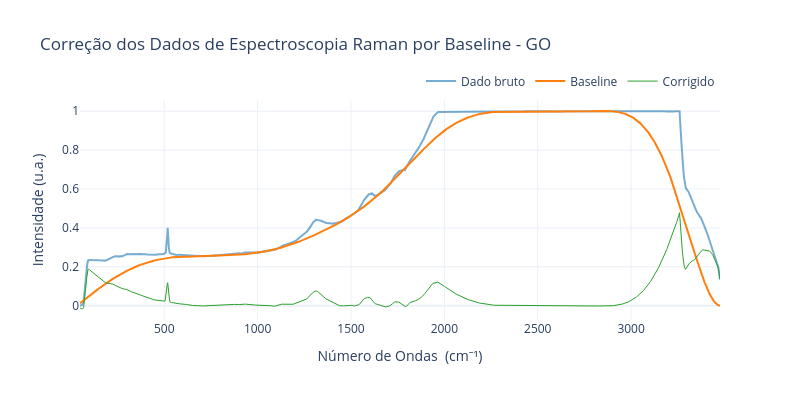

Write notebook code for a chart like this one.
### Markdown cell above
# *Baseline* - GO

### Code cell
x, y_corr = baseline('GO_MMV.txt', lam=1e6, p=0.01, n_iter=10)

### Figure 1 — Plotly figure (JSON) as saved in the notebook; plotly's stock layout.template omitted (floating-point values rounded to 4 significant figures; data arrays with more than 128 entries replaced by an {"elided": "..."} marker saying what was removed)
{"data": [{"line": {"color": "#1f77b4"}, "mode": "lines", "name": "Dado bruto", "opacity": 0.6, "type": "scatter", "x": {"elided": "2048 float values"}, "y": {"elided": "2048 float values"}}, {"line": {"color": "#ff7f0e", "width": 2}, "mode": "lines", "name": "Baseline", "type": "scatter", "x": {"elided": "2048 float values"}, "y": {"elided": "2048 float values"}}, {"line": {"color": "#2ca02c", "width": 1}, "mode": "lines", "name": "Corrigido", "type": "scatter", "x": {"elided": "2048 float values"}, "y": {"elided": "2048 float values"}}], "layout": {"height": 400, "legend": {"orientation": "h", "title": {"text": ""}, "x": 1, "xanchor": "right", "y": 1.02, "yanchor": "bottom"}, "title": {"text": "Correção dos Dados de Espectroscopia Raman por Baseline - GO"}, "width": 800, "xaxis": {"title": {"text": "Número de Ondas  (cm⁻¹)"}}, "yaxis": {"title": {"text": "Intensidade (u.a.)"}}}}
